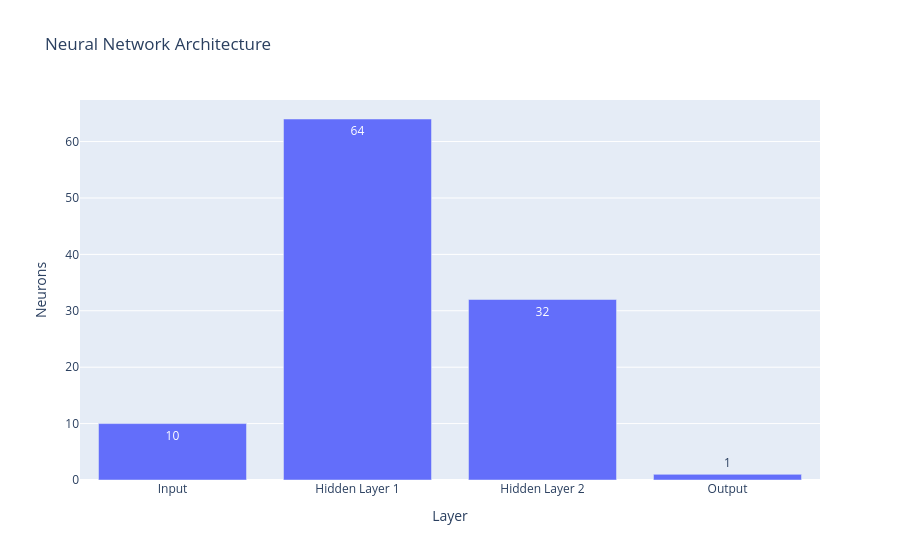

The cell this chart's notebook holds for it:
### Code cell
architecture = pd.DataFrame({
    "Layer": [
        "Input",
        "Hidden Layer 1",
        "Hidden Layer 2",
        "Output"
    ],
    "Neurons": [
        10,
        64,
        32,
        1
    ]
})

fig = px.bar(
    architecture,
    x="Layer",
    y="Neurons",
    text="Neurons",
    title="Neural Network Architecture"
)

fig.write_image("../outputs/figures/network_architecture.png")

fig.show()

### Figure 1 — Plotly figure (JSON) as saved in the notebook; plotly's stock layout.template omitted (floating-point values rounded to 4 significant figures)
{"data": [{"hovertemplate": "Layer=%{x}<br>Neurons=%{text}<extra></extra>", "legendgroup": "", "marker": {"color": "#636efa", "pattern": {"shape": ""}}, "name": "", "orientation": "v", "showlegend": false, "text": [10.0, 64.0, 32.0, 1.0], "textposition": "auto", "type": "bar", "x": ["Input", "Hidden Layer 1", "Hidden Layer 2", "Output"], "xaxis": "x", "y": [10, 64, 32, 1], "yaxis": "y"}], "layout": {"barmode": "relative", "legend": {"tracegroupgap": 0}, "title": {"text": "Neural Network Architecture"}, "xaxis": {"anchor": "y", "domain": [0, 1], "title": {"text": "Layer"}}, "yaxis": {"anchor": "x", "domain": [0, 1], "title": {"text": "Neurons"}}}}
